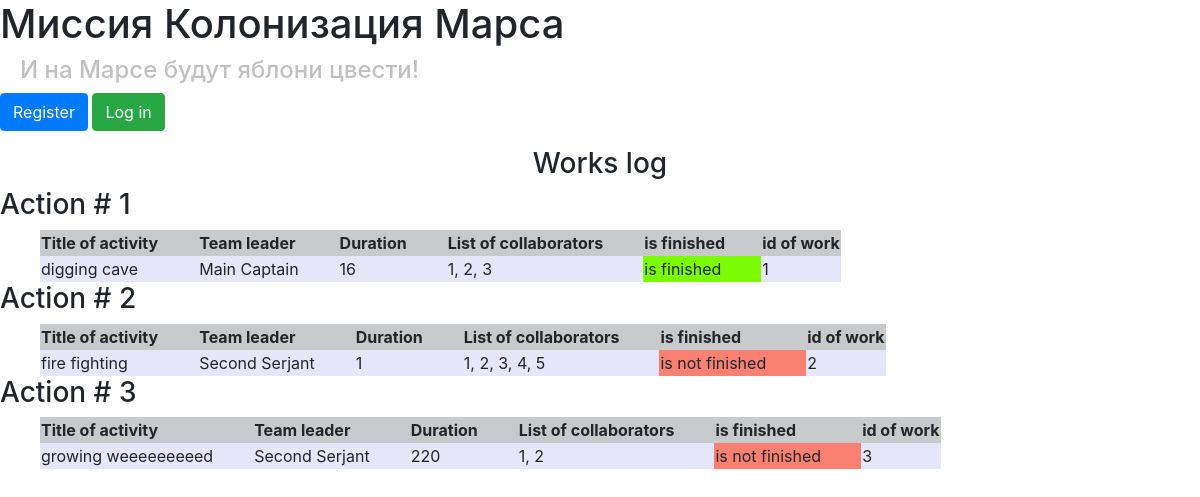
The page / on the database its author committed.
### data/jobs.py (models this page shows)
class Jobs(SqlAlchemyBase):
    __tablename__ = 'jobs'
    id = sqlalchemy.Column(sqlalchemy.Integer,
                           primary_key=True, autoincrement=True)
    user = orm.relation('User')
    team_leader = sqlalchemy.Column(sqlalchemy.Integer, sqlalchemy.ForeignKey("users.id"))
    job = sqlalchemy.Column(sqlalchemy.String, nullable=True)
    work_size = sqlalchemy.Column(sqlalchemy.Integer)
    collaborators = sqlalchemy.Column(sqlalchemy.String, nullable=True)
    start_date = sqlalchemy.Column(sqlalchemy.DateTime, default=datetime.datetime.now)
    end_date = sqlalchemy.Column(sqlalchemy.DateTime, nullable=True)
    is_finished = sqlalchemy.Column(sqlalchemy.Boolean)

### data/users.py (models this page shows, shortened)
class User(SqlAlchemyBase, UserMixin):
    __tablename__ = 'users'
    id = sqlalchemy.Column(sqlalchemy.Integer,
                           primary_key=True, autoincrement=True)
    email = sqlalchemy.Column(sqlalchemy.String,
                              index=True, unique=True, nullable=True)
    surname = sqlalchemy.Column(sqlalchemy.String, nullable=True)
    name = sqlalchemy.Column(sqlalchemy.String, nullable=True)
    about = sqlalchemy.Column(sqlalchemy.String, nullable=True)
    age = sqlalchemy.Column(sqlalchemy.Integer, nullable=True)
    position = sqlalchemy.Column(sqlalchemy.String, nullable=True)
    speciality = sqlalchemy.Column(sqlalchemy.String, nullable=True)
    address = sqlalchemy.Column(sqlalchemy.String, nullable=True)
    hashed_password = sqlalchemy.Column(sqlalchemy.String, nullable=True)
    created_date = sqlalchemy.Column(sqlalchemy.DateTime,
                                     default=datetime.datetime.now)
    news = orm.relation("News", back_populates='user')

### main.py (the view)
@app.route('/')
def index():
    session = create_session()
    jobs = session.query(Jobs).all()
    return render_template("job_table.html", jobs=jobs)

### data/db_session.py (called while the page is built)
def create_session() -> Session:
    global __factory
    return __factory()

### templates/job_table.html (shortened to what this page needs)
{% extends "base.html" %}
{% block content %}
<center>
    <h3>Works log</h3>
</center>
{% for job in jobs%}
<h3>Action # {{loop.index}}</h3>
<table style="margin-left:40px;">
    <tr bgcolor="#C8C9CA">
        <th style="padding-right: 40px;">Title of activity</th>
        <th style="padding-right: 40px;">Team leader</th>
        <th style="padding-right: 40px;">Duration</th>
        <th style="padding-right: 40px;">List of collaborators</th>
        <th>is finished</th>
        <th>id of work</th>
    </tr>
    <tr bgcolor="#E6E6FA">
        <td style="padding-right: 40px;">{{job.job}}</td>
        <td style="padding-right: 40px;">{{job.user.name}} {{job.user.surname}}</td>
        <td style="padding-right: 40px;">{{job.work_size}}</td>
        <td style="padding-right: 40px;">{{job.collaborators}}</td>
        {%if job.is_finished%}
        <td style="padding-right: 40px;" bgcolor="#7CFC00">is finished</td>
        {%else%}
        <td style="padding-right: 40px;" bgcolor="#FA8072">is not finished</td>
        {%endif%}
        <td style="padding-right: 40px;">{{job.id}}</td>
    </tr>
</table>
{% endfor %}
{% endblock %}

### templates/base.html (shortened to what this page needs)
<!DOCTYPE html>
<html lang="ru">
<head>
    <link rel="stylesheet"
          href="https://stackpath.bootstrapcdn.com/bootstrap/4.4.1/css/bootstrap.min.css"
>
    <link rel="stylesheet" type="text/css" href="/static/css/2.css"/>
</head>
<body>
<h1>Миссия Колонизация Марса</h1>
<h4>И на Марсе будут яблони цвести!</h4>
<nav>
    {% if current_user.is_authenticated %}
    <p>
        <a class="navbar-brand" href="/logout">{{ current_user.name}} {{ current_user.surname}}</a>
    </p>
    {% else %}
        <p>
            <a class="btn btn-primary " href="/register">Register</a>
            <a class="btn btn-success" href="/login">Log in</a>
        </p>
    {% endif %}
</nav>
{% block content %}
{% endblock %}
</body>
</html>

### static/css/2.css (style rules this page uses)
h4 { padding-left: 20px; color: #c0c0c0 }

### rows shown on the page
Jobs: job "digging cave", user.name "Main", user.surname "Captain", work_size "16", collaborators "1, 2, 3", is_finished "is finished", id "1"
Jobs: job "fire fighting", user.name "Second", user.surname "Serjant", work_size "1", collaborators "1, 2, 3, 4, 5", is_finished "is not finished", id "2"
Jobs: job "growing weeeeeeeeed", user.name "Second", user.surname "Serjant", work_size "220", collaborators "1, 2", is_finished "is not finished", id "3"
